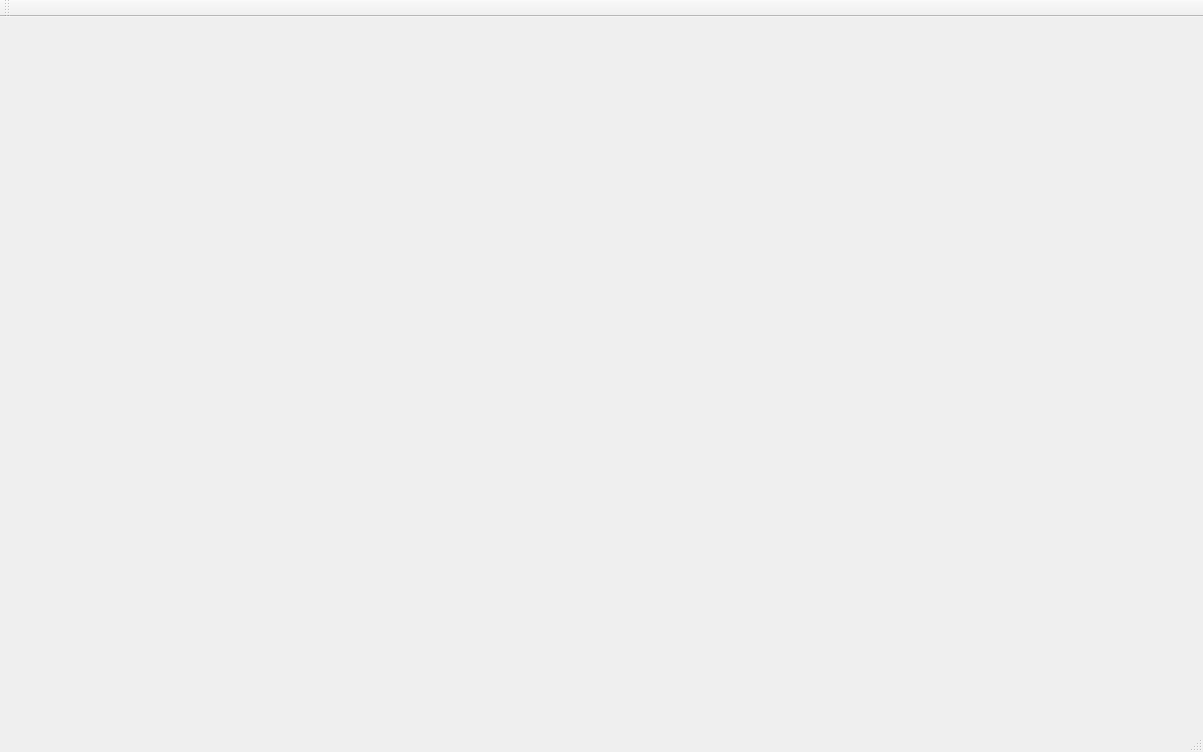
<?xml version="1.0" encoding="UTF-8"?>
<ui version="4.0">
 <class>MainWindow</class>
 <widget class="QMainWindow" name="MainWindow">
  <property name="geometry">
   <rect>
    <x>0</x>
    <y>0</y>
    <width>1203</width>
    <height>752</height>
   </rect>
  </property>
  <property name="windowTitle">
   <string>MainWindow</string>
  </property>
  <widget class="QWidget" name="centralWidget">
   <layout class="QGridLayout" name="gridLayout">
    <item row="0" column="0">
     <widget class="QStackedWidget" name="stackedWidget">
      <property name="currentIndex">
       <number>1</number>
      </property>
      <widget class="QWidget" name="page"/>
      <widget class="QWidget" name="page_2"/>
     </widget>
    </item>
   </layout>
  </widget>
  <widget class="QMenuBar" name="menuBar">
   <property name="geometry">
    <rect>
     <x>0</x>
     <y>0</y>
     <width>1203</width>
     <height>26</height>
    </rect>
   </property>
  </widget>
  <widget class="QToolBar" name="mainToolBar">
   <attribute name="toolBarArea">
    <enum>TopToolBarArea</enum>
   </attribute>
   <attribute name="toolBarBreak">
    <bool>false</bool>
   </attribute>
  </widget>
  <widget class="QStatusBar" name="statusBar"/>
 </widget>
 <layoutdefault spacing="6" margin="11"/>
 <resources/>
 <connections/>
</ui>
